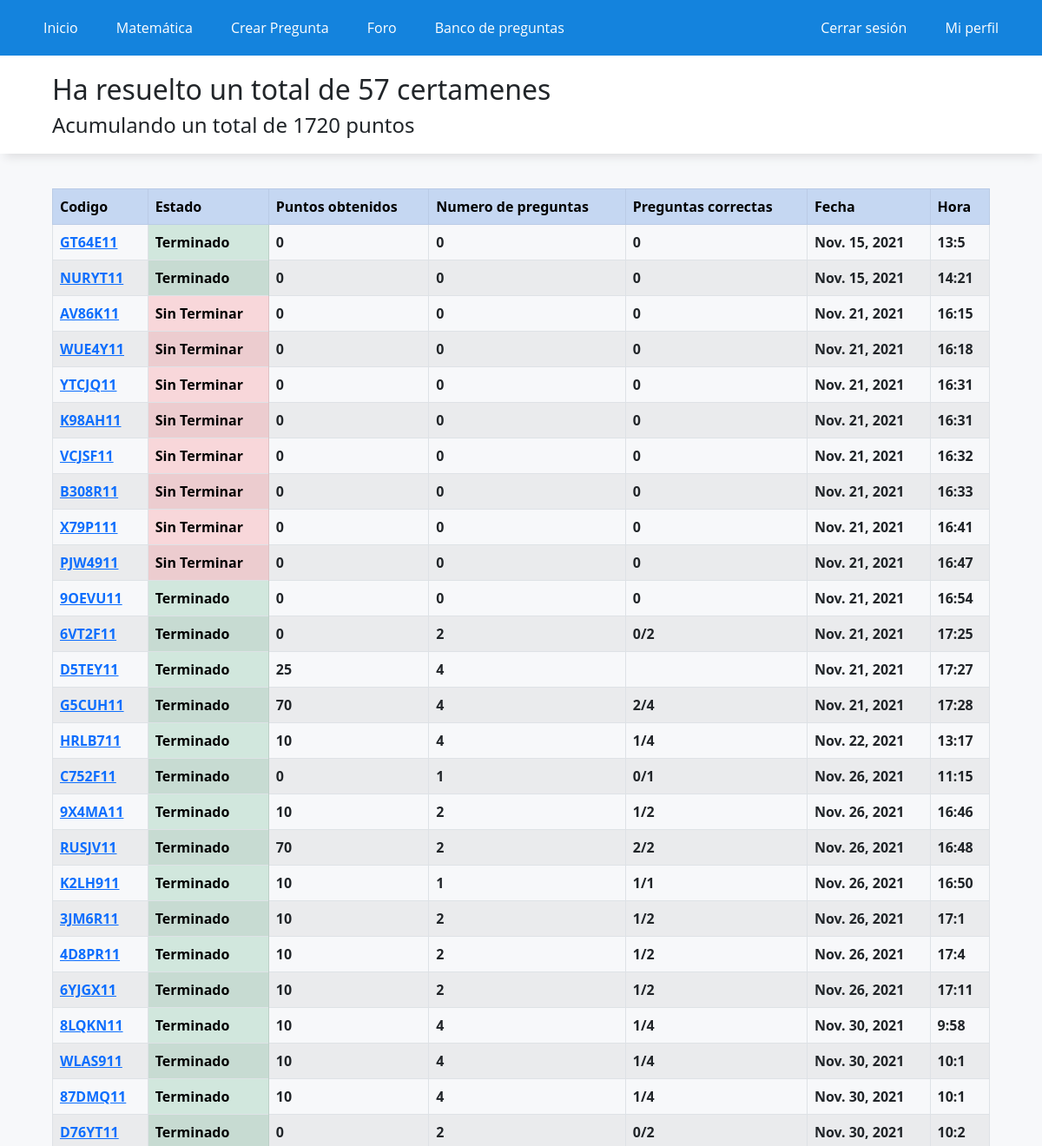
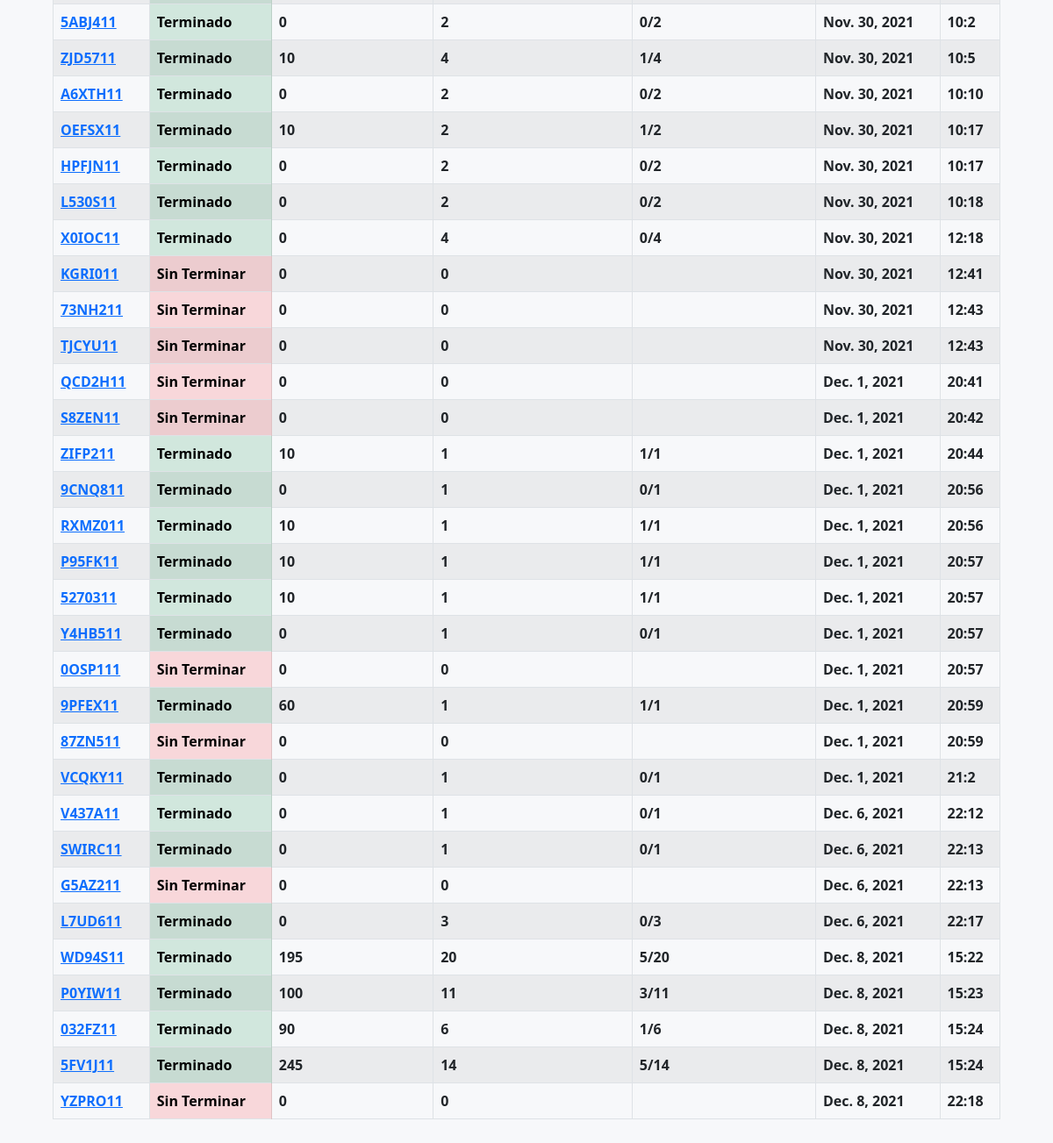
Before: /historial/ (signed in) with the older database file (2 pictures, top to bottom).
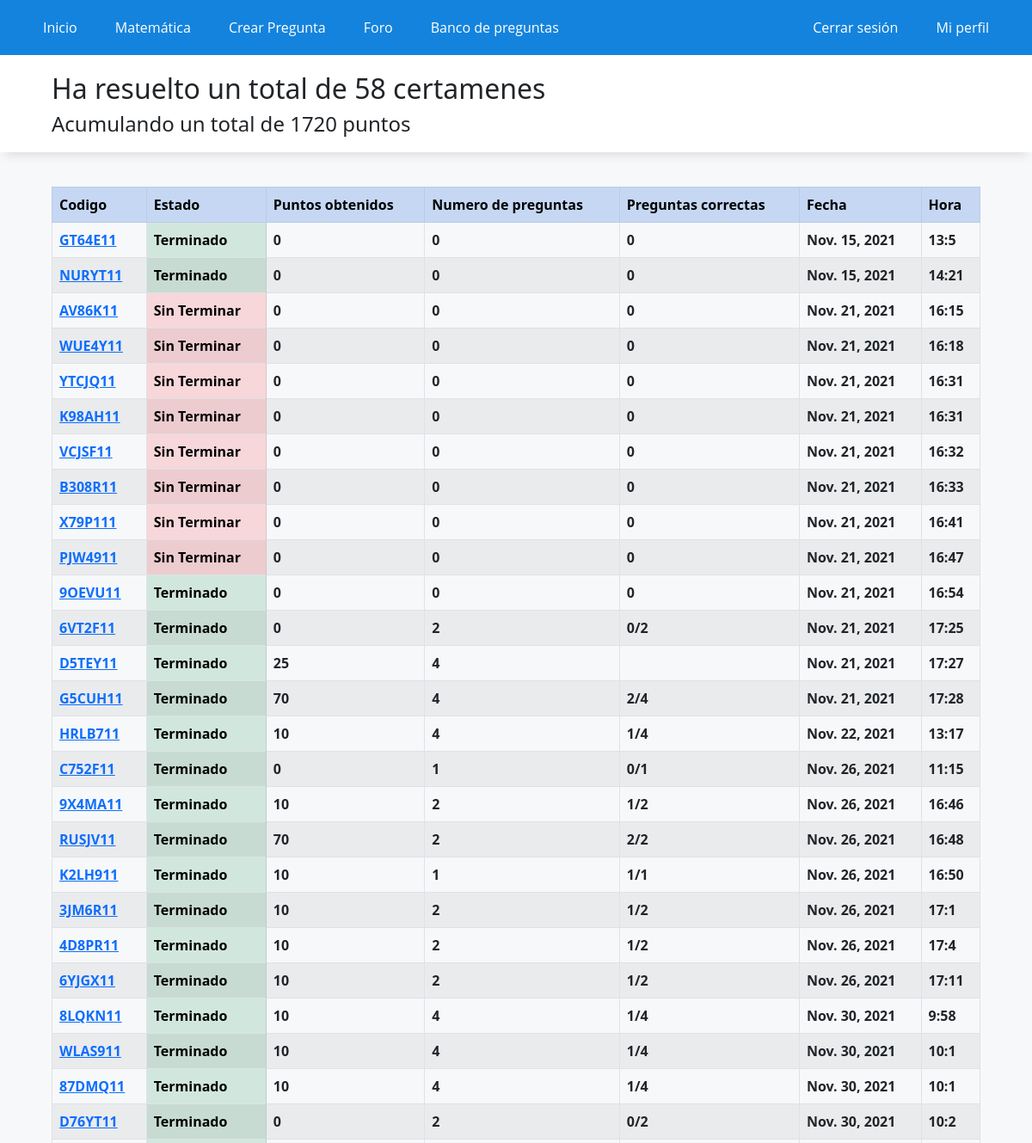
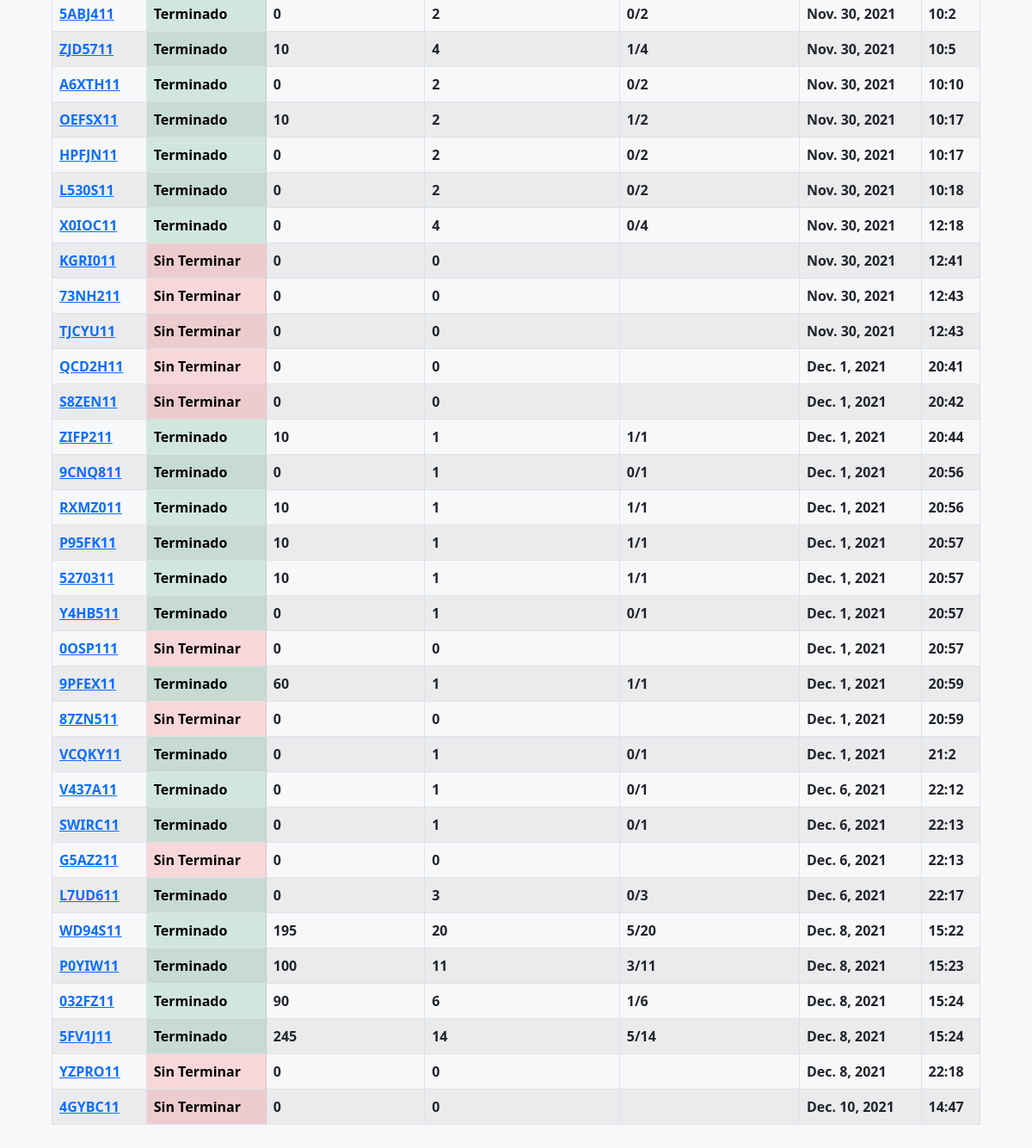
After: the same page with the newer database file (2 pictures, top to bottom).
### WebApp/models.py (models this page shows)
class historialCertamen(models.Model):
    id_usuario = models.IntegerField()
    id_preguntas = models.CharField(max_length=50)
    fecha = models.DateField(auto_now_add=True)
    hora = models.TimeField(auto_now_add=True)
    estado = models.BooleanField(default=False)
    id_certamen = models.CharField(max_length=20, default="")
    n_preguntas = models.IntegerField(default=0)
    n_correctas = models.CharField(max_length=20, default="")
    puntos = models.IntegerField(default=0)
    alternativa_marcadas = models.CharField(max_length=100, default="")

### WebApp/views.py (the view)
# urls.py: path('historial/',registro_certamenes, name="historial"),
def registro_certamenes(request):
    certamenes = historialCertamen.objects.filter(id_usuario=request.user.id)
    data= {
        'puntos': profile.objects.get(name_id=request.user.id).punctuation,
        'certamenes': certamenes,
        'n_certamenes': certamenes.count(),
    }
    return render(request,'app/registro_certamenes.html',data)

### WebApp/templates/app/registro_certamenes.html (shortened to what this page needs)
{% extends 'app/base.html' %}
{% load static %}
{% block contenido %}
<div class="titulo">
    <h2>Ha resuelto un total de {{n_certamenes}} certamenes</h2>
    <h4>Acumulando un total de {{puntos}} puntos</h4>
</div>
<div class="elContenedor">
    <table class="table table-striped table-bordered">
        <tr class="table-primary">
            <th>Codigo</th>
            <th>Estado</th>
            <th>Puntos obtenidos</th>
            <th>Numero de preguntas</th>
            <th>Preguntas correctas</th>
            <th>Fecha</th>
            <th>Hora</th>
        </tr>
        {% for certamen in certamenes %}
        <tr>
            <th><a href="/certamen/?id={{certamen.id_certamen}}">{{certamen.id_certamen}}</a></th>
            {% if certamen.estado %}
            <th class="table-success">Terminado</th>
            {% else %}
            <th class="table-danger">Sin Terminar</th>
            {% endif %}
            <th>{{certamen.puntos}}</th>
            <th>{{certamen.n_preguntas}}</th>
            <th>{{certamen.n_correctas}}</th>
            <th>{{certamen.fecha}}</th>
            <th>{{certamen.hora.hour}}:{{certamen.hora.minute}}</th>
        </tr>
        {% endfor %}
    </table>
</div>
{% endblock %}

### WebApp/templates/app/base.html (shortened to what this page needs)
<!DOCTYPE html>
<html lang="es">
<head>
    {% load static %}
    <link rel="stylesheet" href="https://use.fontawesome.com/releases/v5.6.3/css/all.css">
    <link href="https://cdn.jsdelivr.net/npm/bootstrap@5.1.3/dist/css/bootstrap.min.css" rel="stylesheet"
>
    <link rel="stylesheet" href="{% static 'app/css/styles.css' %}">
    <link rel="stylesheet" href="https://cdnjs.cloudflare.com/ajax/libs/mathquill/0.10.1/mathquill.css" />
    <link rel="stylesheet" href="https://cdn.jsdelivr.net/npm/katex@0.15.1/dist/katex.min.css">
</head>
<body>
    <header>
        <nav class="navegacion">
            <ul class="menu">
                <li><a href="{% url 'home' %}">Inicio</a></li>
                {% if user.is_authenticated %}
                <li><a class="mat">Matemática</a>
                </li>
                <li><a href="{% url 'crearPregunta' %}">Crear Pregunta</a></li>
                <li><a href="{% url 'foro1' %}">Foro</a></li>
                <li><a href="{% url 'banco-preguntas' %}">Banco de preguntas</a></li>
                {% endif %}
            </ul>
            <ul>
                {% if user.is_authenticated %}
                <li><a href="{% url 'logout' %}">Cerrar sesión</a></li>
                <li><a href="{% url 'mi_perfil' %}">Mi perfil</a></li>
                {% else %}
                <li><a href="{% url 'iniciar_sesion' %}">Iniciar sesión</a></li>
                <li><a href="{% url 'registrarse' %}">Registrarse</a></li>
                {% endif %}
            </ul>
        </nav>
    </header>
    {% if user.is_authenticated %}
    <div id="contenido">
        {% block contenido%}
        {% endblock %}
    </div>
    {% else %}
    <div id="contenido">
        <h1>Por Favor, inicia sesión para poder acceder al contenido :)</h1>
    </div>
    {% endif %}
</body>
</html>

### WebApp/static/app/css/styles.css (style rules this page uses)
* { margin: 0; padding: 0; -webkit-box-sizing: border-box; -moz-box-sizing: border-box; box-sizing: border-box; }
body { background: rgb(247,248,250); }
.navegacion { display: flex; justify-content: space-between; width: 100%; padding-inline: 30px; margin: auto; background: #1483dd; }
.navegacion ul { list-style: none; margin: 0; padding: 0; }
.navegacion > ul >li { position: relative; display: inline-block; }
.navegacion > ul > li > a { display: block; padding: 20px 20px; color: white; font-family: 'Open Sans', sans-serif; text-decoration: none; }
.mat { color: white; }
#contenido { width: 100%; padding-top: 0px; padding-bottom: 50px; margin:auto; }
.titulo { box-shadow: 0px 10px 10px -6px rgb(222,223,225); background-color: white; padding-top: 20px; padding-bottom: 10px; padding-left: 5%; margin-bottom: 40px; width: 100%; }
.elContenedor { width: 90%; padding-top: 0px; margin:auto; }

Changed rows visible on the page:
added historialCertamen: id_certamen "4GYBC11", estado "Sin Terminar", puntos "0", n_preguntas "0", fecha "Dec. 10, 2021", hora.hour "14", hora.minute "47"
Other visible differences:
{{ n_certamenes }}: "57" → "58"
